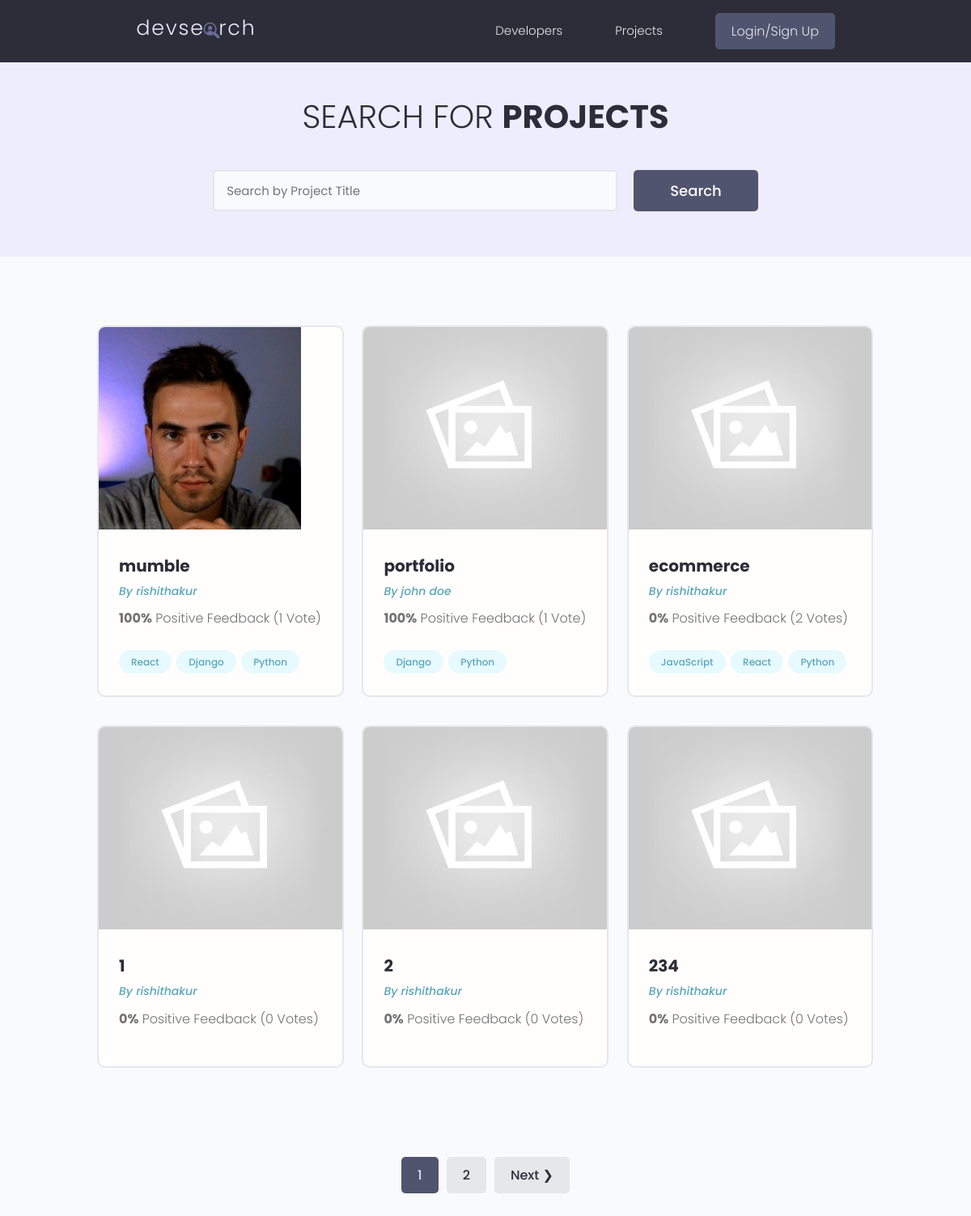
The page /projects/ on the database as committed earlier.
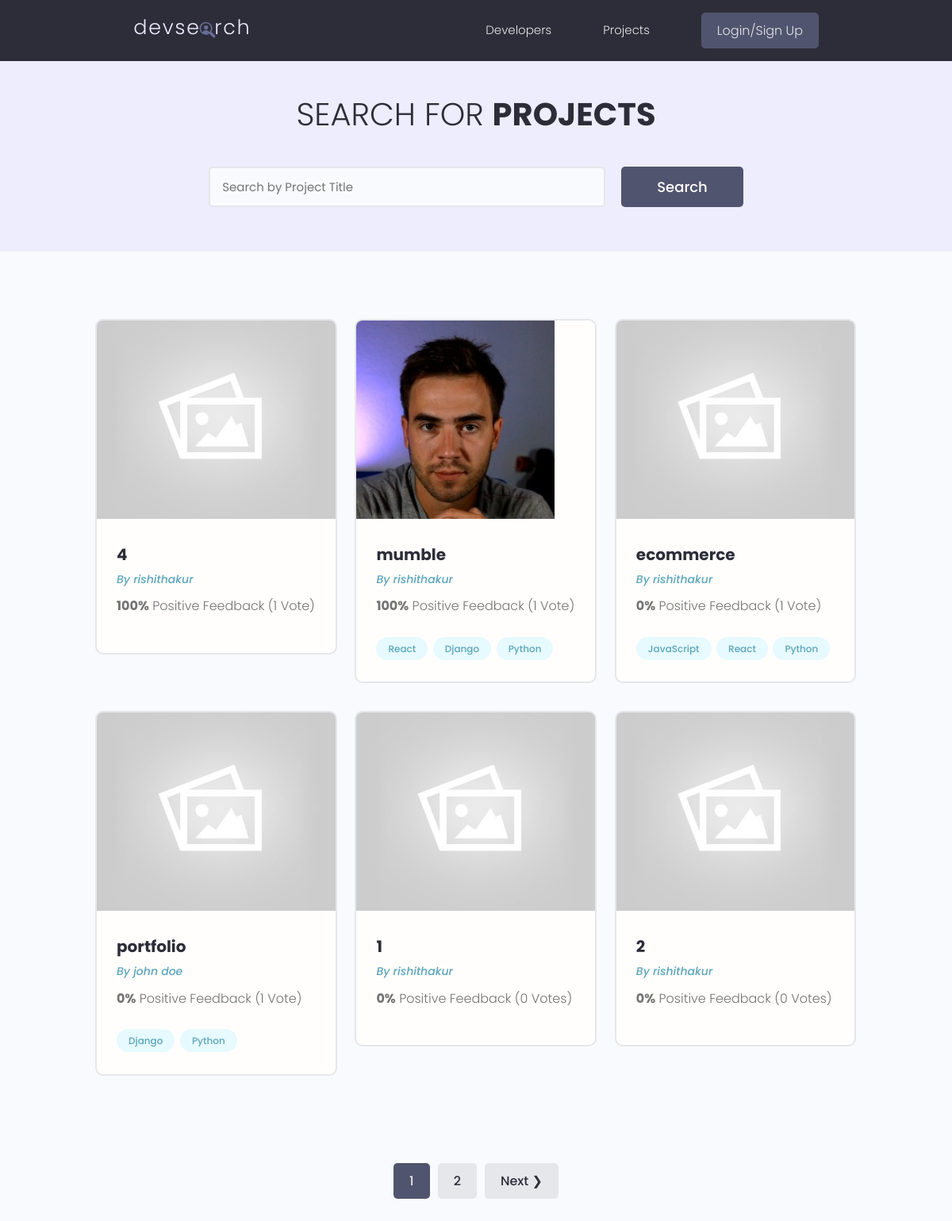
The same page on the database as committed later.
### projects/models.py (models this page shows, shortened)
class Project(models.Model):
    owner = models.ForeignKey(Profile, null=True, blank=True, on_delete=models.CASCADE)
    title = models.CharField(max_length=200)
    description = models.TextField(null=True, blank=True)
    featured_image = models.ImageField(null=True, blank=True, default="default.jpg")
    demo_link = models.CharField(max_length=2000, null=True, blank=True)
    source_link = models.CharField(max_length=2000,null=True, blank=True)
    tags = models.ManyToManyField('Tag', blank=True)
    vote_total = models.IntegerField(default=0, null=True, blank=True)
    vote_ratio = models.IntegerField(default=0, null=True, blank=True)
    created = models.DateTimeField(auto_now_add=True)
    id = models.UUIDField(default=uuid.uuid4, unique=True, primary_key=True, editable=False)
    class Meta:
        ordering = ['-vote_ratio', '-vote_total', 'title']
    @property
    def imageURL(self):
        try:
            url = self.featured_image.url
        except:
            url = ''
        return url

class Tag(models.Model):
    name = models.CharField(max_length=200)
    created = models.DateTimeField(auto_now_add=True)
    id = models.UUIDField(default=uuid.uuid4, unique=True, primary_key=True, editable=False)
    def __str__(self):
        return self.name

### users/models.py (models this page shows, shortened)
class Profile(models.Model):
    user = models.OneToOneField(User, on_delete=models.CASCADE, null=True, blank=True)
    name = models.CharField(max_length=200, blank=True, null=True)
    email = models.EmailField(max_length=500, blank=True, null=True)
    username = models.CharField(max_length=200, blank=True, null=True)
    location = models.CharField(max_length=200, blank=True, null=True)
    short_intro = models.CharField(max_length=200, blank=True, null=True)
    bio = models.TextField(blank=True, null=True)
    profile_image = models.ImageField(null=True, blank=True, upload_to='profiles/', default='profiles/user-default.png')
    social_github =  models.CharField(max_length=200, blank=True, null=True)
    social_linkedin=  models.CharField(max_length=200, blank=True, null=True)
    social_website =  models.CharField(max_length=200, blank=True, null=True)
    social_twitter =  models.CharField(max_length=200, blank=True, null=True)
    created = models.DateTimeField(auto_now_add=True)
    id = models.UUIDField(default=uuid.uuid4, unique=True, primary_key=True, editable=False)
    class Meta:
        ordering = ['created']

### projects/views.py (the view)
# urls.py: path('projects/', views.getProjects),
def projects(request):
    projects, search_query = searchProjects(request)
    custom_range, projects = paginateProjects(request, projects, 6)
    context = {'projects':projects, 'search_query': search_query, 'custom_range': custom_range}
    return render(request, 'projects/projects.html', context)

### projects/utils.py (called while the page is built)
def paginateProjects(request, projects, results):
    page = request.GET.get('page')
    paginator = Paginator(projects, results)
    try:
        projects = paginator.page(page)
    except PageNotAnInteger:
        page = 1
        projects = paginator.page(page)
    except EmptyPage:
        page = paginator.num_pages
        projects = paginator.page(page)
    leftIndex = (int(page) - 2)
    if leftIndex < 1:
        leftIndex = 1
    rightIndex = (int(page) + 2)
    if rightIndex > paginator.num_pages:
        rightIndex = paginator.num_pages + 1
    custom_range = range(leftIndex, rightIndex)
    return custom_range, projects

def searchProjects(request):
    search_query = ''
    if request.GET.get('search_query'):
        search_query = request.GET.get('search_query')
    tags = Tag.objects.filter(name__icontains=search_query)
    projects = Project.objects.distinct().filter(
        Q(title__icontains=search_query) |
        Q(description__icontains=search_query) |
        Q(owner__name__icontains=search_query) |
        Q(tags__in=tags)
    )
    return projects, search_query

### projects/templates/projects/projects.html (shortened to what this page needs)
{% extends 'main.html' %}
{% block content %}
<main class="projects">
    <section class="hero-section text-center">
        <div class="container container--narrow">
            <div class="hero-section__box">
                <h2>Search for <span>Projects</span></h2>
            </div>
            <div class="hero-section__search">
                <form id='searchForm' class="form" action="{% url 'projects' %}" method="get">
                    <div class="form__field">
                        <input class="input input--text" id="formInput#search" type="text" name="search_query"
                        placeholder="Search by Project Title" value="{{search_query}}" />
                    </div>
                    <input class="btn btn--sub btn--lg" type="submit" value="Search" />
                </form>
            </div>
        </div>
    </section>
    <section class="projectsList">
        <div class="container">
            <div class="grid grid--three">
                {% for project in projects %}
                <div class="column">
                    <div class="card project">
                        <a href="{% url 'project' project.id %}" class="project">
                            <img class="project__thumbnail" src="{{ project.imageURL }}" alt="project thumbnail" />
                            <div class="card__body">
                                <h3 class="project__title">{{project.title}}</h3>
                                <p><a class="project__author" href="{% url 'user-profile' project.owner.id %}">By {{project.owner.name}}</a></p>
                                <p class="project--rating">
                                    <span style="font-weight: bold;">{{project.vote_ratio}}%</span> Positive
                                    Feedback ({{project.vote_total}} Vote{{project.vote_total|pluralize:"s"}})
                                </p>
                                <div class="project__tags">
                                    {% for tag in project.tags.all %}
                                    <span class="tag tag--pill tag--main">
                                        <small>{{tag}}</small>
                                    </span>
                                    {% endfor %}
                                </div>
                            </div>
                        </a>
                    </div>
                </div>
                {% endfor %}
            </div>
        </div>
    </section>
    {% include 'pagination.html' with queryset=projects custom_range=custom_range %}
</main>
{% endblock content %}

Rows that differ between the two databases and show on the page:
no longer on this page (row unchanged): Project: imageURL (placeholder picture), title "234", owner.name "rishithakur", vote_ratio "0", vote_total "0"
now on this page (row edited): Project: imageURL (placeholder picture), title "4", owner.name "rishithakur", vote_ratio "100", vote_total "1"
changed Project "ecommerce": vote_total "2" → "1"; moves up the list
changed Project "portfolio": vote_ratio "100" → "0"
